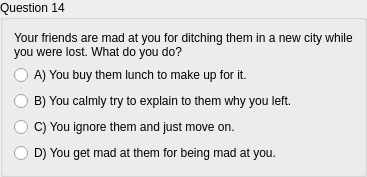
        <widget class="QGroupBox" name="groupBox_27">
         <property name="title">
          <string>Question 14</string>
         </property>
         <layout class="QGridLayout" name="gridLayout_29">
          <item row="1" column="0">
           <widget class="QRadioButton" name="radioButton_32">
            <property name="text">
             <string>A) You buy them lunch to make up for it.</string>
            </property>
           </widget>
          </item>
          <item row="3" column="0">
           <widget class="QRadioButton" name="radioButton_34">
            <property name="text">
             <string>C) You ignore them and just move on.</string>
            </property>
           </widget>
          </item>
          <item row="2" column="0">
           <widget class="QRadioButton" name="radioButton_33">
            <property name="text">
             <string>B) You calmly try to explain to them why you left.</string>
            </property>
           </widget>
          </item>
          <item row="0" column="0">
           <widget class="QLabel" name="label_28">
            <property name="text">
             <string>Your friends are mad at you for ditching them in a new city while
you were lost. What do you do?</string>
            </property>
           </widget>
          </item>
          <item row="4" column="0">
           <widget class="QRadioButton" name="radioButton_35">
            <property name="text">
             <string>D) You get mad at them for being mad at you.</string>
            </property>
           </widget>
          </item>
         </layout>
        </widget>
